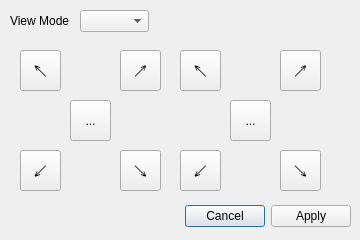
<?xml version="1.0" encoding="UTF-8"?>
<ui version="4.0">
 <class>Dialog</class>
 <widget class="QDialog" name="Dialog">
  <property name="geometry">
   <rect>
    <x>0</x>
    <y>0</y>
    <width>360</width>
    <height>240</height>
   </rect>
  </property>
  <property name="windowTitle">
   <string>Dialog</string>
  </property>
  <widget class="QDialogButtonBox" name="buttonBox">
   <property name="geometry">
    <rect>
     <x>10</x>
     <y>200</y>
     <width>341</width>
     <height>32</height>
    </rect>
   </property>
   <property name="orientation">
    <enum>Qt::Horizontal</enum>
   </property>
   <property name="standardButtons">
    <set>QDialogButtonBox::Apply|QDialogButtonBox::Cancel</set>
   </property>
  </widget>
  <widget class="QComboBox" name="comboBox">
   <property name="geometry">
    <rect>
     <x>80</x>
     <y>10</y>
     <width>69</width>
     <height>22</height>
    </rect>
   </property>
  </widget>
  <widget class="QLabel" name="label">
   <property name="geometry">
    <rect>
     <x>10</x>
     <y>10</y>
     <width>61</width>
     <height>21</height>
    </rect>
   </property>
   <property name="text">
    <string>View Mode</string>
   </property>
  </widget>
  <widget class="QStackedWidget" name="stackedWidget">
   <property name="geometry">
    <rect>
     <x>20</x>
     <y>50</y>
     <width>331</width>
     <height>141</height>
    </rect>
   </property>
   <property name="currentIndex">
    <number>0</number>
   </property>
   <widget class="QWidget" name="page">
    <widget class="QToolButton" name="toolButton">
     <property name="geometry">
      <rect>
       <x>0</x>
       <y>0</y>
       <width>41</width>
       <height>41</height>
      </rect>
     </property>
     <property name="font">
      <font>
       <pointsize>12</pointsize>
       <weight>75</weight>
       <bold>true</bold>
      </font>
     </property>
     <property name="text">
      <string>↖</string>
     </property>
    </widget>
    <widget class="QToolButton" name="toolButton_2">
     <property name="geometry">
      <rect>
       <x>50</x>
       <y>50</y>
       <width>41</width>
       <height>41</height>
      </rect>
     </property>
     <property name="text">
      <string>...</string>
     </property>
    </widget>
    <widget class="QToolButton" name="toolButton_3">
     <property name="geometry">
      <rect>
       <x>0</x>
       <y>100</y>
       <width>41</width>
       <height>41</height>
      </rect>
     </property>
     <property name="font">
      <font>
       <pointsize>12</pointsize>
       <weight>75</weight>
       <bold>true</bold>
      </font>
     </property>
     <property name="text">
      <string>↙</string>
     </property>
    </widget>
    <widget class="QToolButton" name="toolButton_4">
     <property name="geometry">
      <rect>
       <x>100</x>
       <y>0</y>
       <width>41</width>
       <height>41</height>
      </rect>
     </property>
     <property name="font">
      <font>
       <pointsize>12</pointsize>
       <weight>75</weight>
       <bold>true</bold>
      </font>
     </property>
     <property name="text">
      <string>↗</string>
     </property>
    </widget>
    <widget class="QToolButton" name="toolButton_5">
     <property name="geometry">
      <rect>
       <x>100</x>
       <y>100</y>
       <width>41</width>
       <height>41</height>
      </rect>
     </property>
     <property name="font">
      <font>
       <pointsize>12</pointsize>
       <weight>75</weight>
       <bold>true</bold>
      </font>
     </property>
     <property name="text">
      <string>↘</string>
     </property>
    </widget>
    <widget class="QToolButton" name="toolButton_6">
     <property name="geometry">
      <rect>
       <x>160</x>
       <y>100</y>
       <width>41</width>
       <height>41</height>
      </rect>
     </property>
     <property name="font">
      <font>
       <pointsize>12</pointsize>
       <weight>75</weight>
       <bold>true</bold>
      </font>
     </property>
     <property name="text">
      <string>↙</string>
     </property>
    </widget>
    <widget class="QToolButton" name="toolButton_7">
     <property name="geometry">
      <rect>
       <x>260</x>
       <y>0</y>
       <width>41</width>
       <height>41</height>
      </rect>
     </property>
     <property name="font">
      <font>
       <pointsize>12</pointsize>
       <weight>75</weight>
       <bold>true</bold>
      </font>
     </property>
     <property name="text">
      <string>↗</string>
     </property>
    </widget>
    <widget class="QToolButton" name="toolButton_8">
     <property name="geometry">
      <rect>
       <x>260</x>
       <y>100</y>
       <width>41</width>
       <height>41</height>
      </rect>
     </property>
     <property name="font">
      <font>
       <pointsize>12</pointsize>
       <weight>75</weight>
       <bold>true</bold>
      </font>
     </property>
     <property name="text">
      <string>↘</string>
     </property>
    </widget>
    <widget class="QToolButton" name="toolButton_9">
     <property name="geometry">
      <rect>
       <x>160</x>
       <y>0</y>
       <width>41</width>
       <height>41</height>
      </rect>
     </property>
     <property name="font">
      <font>
       <pointsize>12</pointsize>
       <weight>75</weight>
       <bold>true</bold>
      </font>
     </property>
     <property name="text">
      <string>↖</string>
     </property>
    </widget>
    <widget class="QToolButton" name="toolButton_10">
     <property name="geometry">
      <rect>
       <x>210</x>
       <y>50</y>
       <width>41</width>
       <height>41</height>
      </rect>
     </property>
     <property name="text">
      <string>...</string>
     </property>
    </widget>
   </widget>
   <widget class="QWidget" name="page_2">
    <widget class="QToolButton" name="toolButton_21">
     <property name="geometry">
      <rect>
       <x>50</x>
       <y>100</y>
       <width>41</width>
       <height>41</height>
      </rect>
     </property>
     <property name="font">
      <font>
       <pointsize>12</pointsize>
       <weight>75</weight>
       <bold>true</bold>
      </font>
     </property>
     <property name="text">
      <string>↓</string>
     </property>
    </widget>
    <widget class="QToolButton" name="toolButton_23">
     <property name="geometry">
      <rect>
       <x>260</x>
       <y>50</y>
       <width>41</width>
       <height>41</height>
      </rect>
     </property>
     <property name="font">
      <font>
       <pointsize>12</pointsize>
       <weight>75</weight>
       <bold>true</bold>
      </font>
     </property>
     <property name="text">
      <string>→</string>
     </property>
    </widget>
    <widget class="QToolButton" name="toolButton_24">
     <property name="geometry">
      <rect>
       <x>50</x>
       <y>0</y>
       <width>41</width>
       <height>41</height>
      </rect>
     </property>
     <property name="font">
      <font>
       <pointsize>12</pointsize>
       <weight>75</weight>
       <bold>true</bold>
      </font>
     </property>
     <property name="text">
      <string>↑</string>
     </property>
    </widget>
    <widget class="QToolButton" name="toolButton_25">
     <property name="geometry">
      <rect>
       <x>160</x>
       <y>50</y>
       <width>41</width>
       <height>41</height>
      </rect>
     </property>
     <property name="font">
      <font>
       <pointsize>12</pointsize>
       <weight>75</weight>
       <bold>true</bold>
      </font>
     </property>
     <property name="text">
      <string>←</string>
     </property>
    </widget>
    <widget class="QToolButton" name="toolButton_26">
     <property name="geometry">
      <rect>
       <x>100</x>
       <y>50</y>
       <width>41</width>
       <height>41</height>
      </rect>
     </property>
     <property name="font">
      <font>
       <pointsize>12</pointsize>
       <weight>75</weight>
       <bold>true</bold>
      </font>
     </property>
     <property name="text">
      <string>→</string>
     </property>
    </widget>
    <widget class="QToolButton" name="toolButton_27">
     <property name="geometry">
      <rect>
       <x>0</x>
       <y>50</y>
       <width>41</width>
       <height>41</height>
      </rect>
     </property>
     <property name="font">
      <font>
       <pointsize>12</pointsize>
       <weight>75</weight>
       <bold>true</bold>
      </font>
     </property>
     <property name="text">
      <string>←</string>
     </property>
    </widget>
    <widget class="QToolButton" name="toolButton_28">
     <property name="geometry">
      <rect>
       <x>210</x>
       <y>100</y>
       <width>41</width>
       <height>41</height>
      </rect>
     </property>
     <property name="font">
      <font>
       <pointsize>12</pointsize>
       <weight>75</weight>
       <bold>true</bold>
      </font>
     </property>
     <property name="text">
      <string>↓</string>
     </property>
    </widget>
    <widget class="QToolButton" name="toolButton_30">
     <property name="geometry">
      <rect>
       <x>210</x>
       <y>0</y>
       <width>41</width>
       <height>41</height>
      </rect>
     </property>
     <property name="font">
      <font>
       <pointsize>12</pointsize>
       <weight>75</weight>
       <bold>true</bold>
      </font>
     </property>
     <property name="text">
      <string>↑</string>
     </property>
    </widget>
   </widget>
  </widget>
 </widget>
 <resources/>
 <connections>
  <connection>
   <sender>buttonBox</sender>
   <signal>accepted()</signal>
   <receiver>Dialog</receiver>
   <slot>accept()</slot>
   <hints>
    <hint type="sourcelabel">
     <x>248</x>
     <y>254</y>
    </hint>
    <hint type="destinationlabel">
     <x>157</x>
     <y>274</y>
    </hint>
   </hints>
  </connection>
  <connection>
   <sender>buttonBox</sender>
   <signal>rejected()</signal>
   <receiver>Dialog</receiver>
   <slot>reject()</slot>
   <hints>
    <hint type="sourcelabel">
     <x>316</x>
     <y>260</y>
    </hint>
    <hint type="destinationlabel">
     <x>286</x>
     <y>274</y>
    </hint>
   </hints>
  </connection>
 </connections>
</ui>
